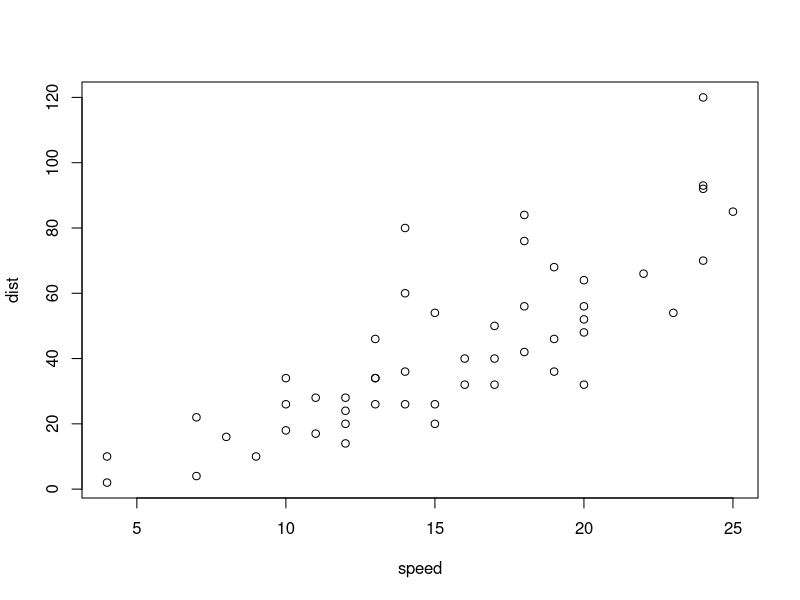
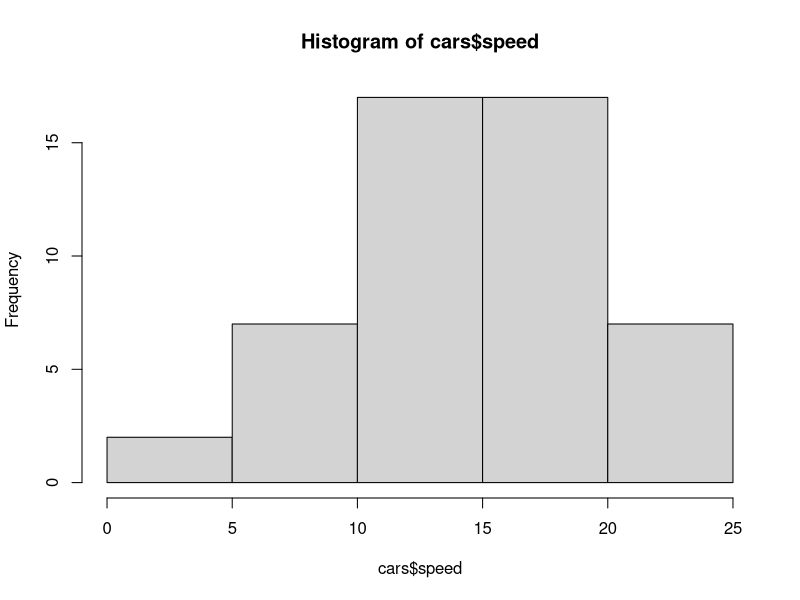
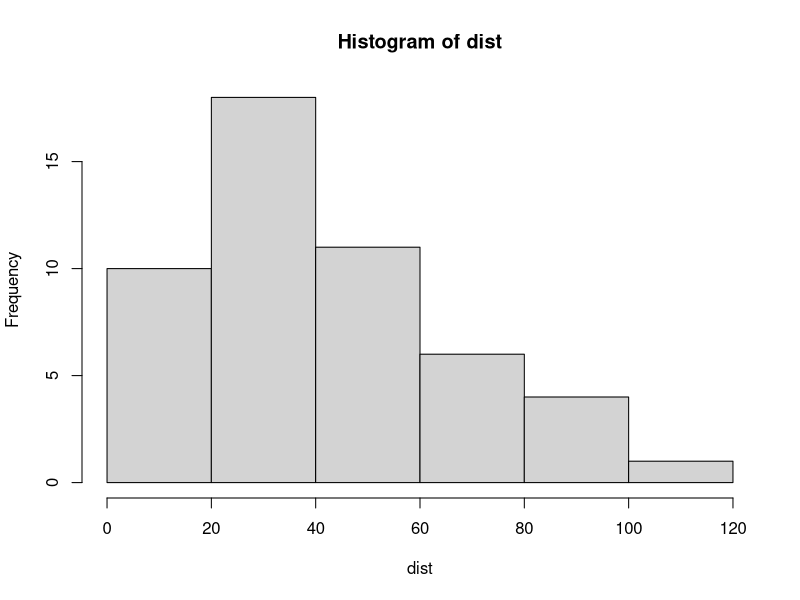

Here is the R script that generated these plots, in order:
age <- 29
height <- 1.65
sum(age,height)
plot(cars) #plot a dataframe

hist(cars$speed) # histogram of speed

#to user variables in a object without the "$"
attach(cars)
hist(dist)

#getting summaries
summary(cars)
summary(cars$speed)

class(cars)
class(cars$speed)


#getting lengths
length(cars)
length(cars$speed)

#unique values
unique(cars$speed)
tail(cars)
head(cars)

# read in range
cars[1:5, 1:2] # row, column

#creating a subframe
subframe <- cars[1:5, 1:2] # row, column


#help
?median

new_data <- c(2,234,4324,234, NA, 234)
median(new_data)

median(new_data, na.rm = TRUE)
